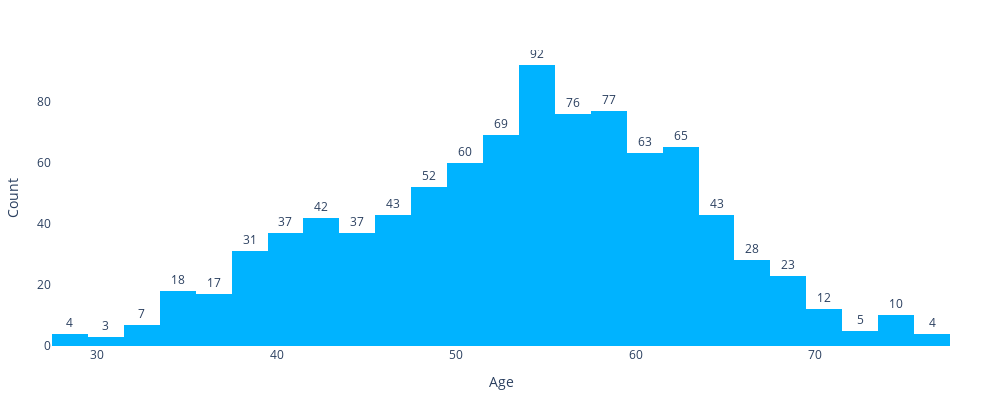
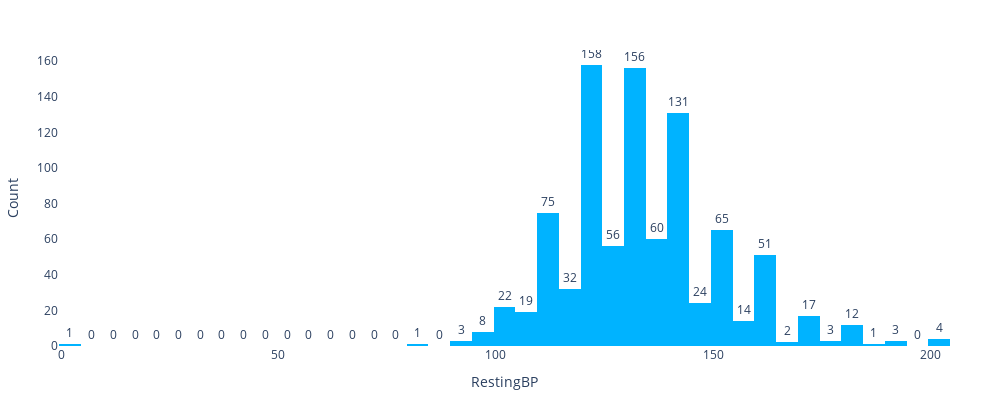
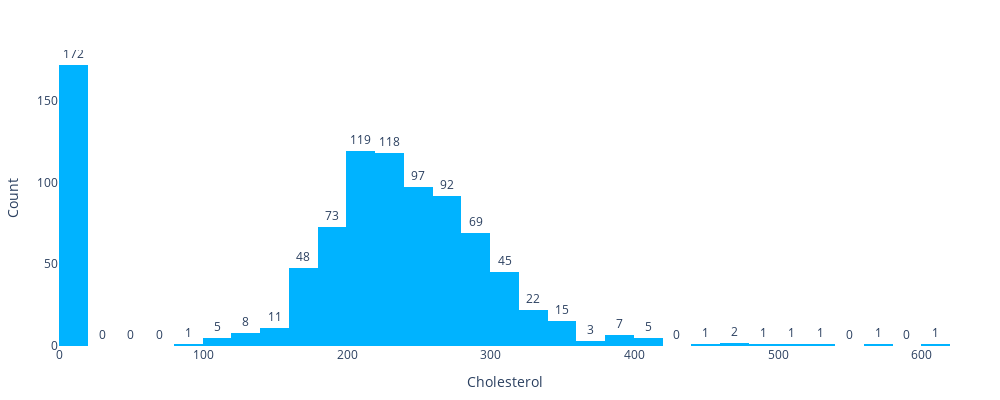
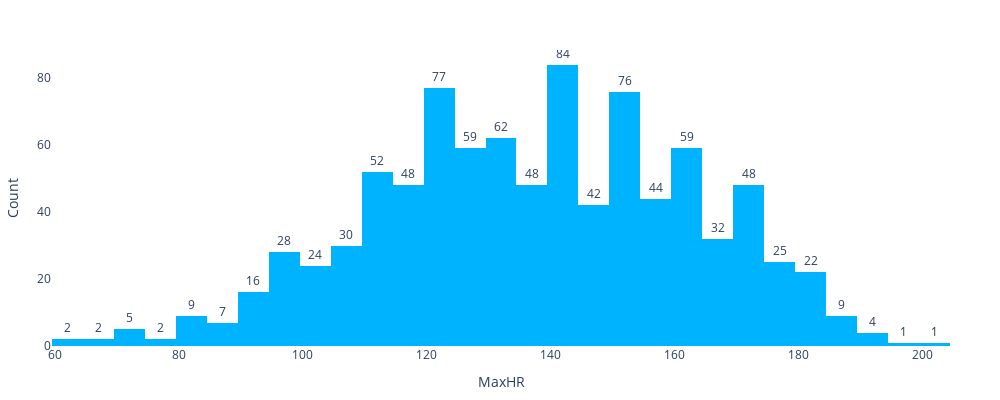

Notebook source saved alongside these figures, in order:
### Code cell
# show distibutions of each numerical feature
for c in df_num.columns:
    show_histogram(df, x=c, decimals = '.0f', width=1000)

### Figure 1 — Plotly figure (JSON) as saved in the notebook; plotly's stock layout.template omitted (floating-point values rounded to 4 significant figures; data arrays with more than 128 entries replaced by an {"elided": "..."} marker saying what was removed)
{"data": [{"alignmentgroup": "True", "bingroup": "x", "hovertemplate": "Age=%{x}<br>count=%{y}<extra></extra>", "legendgroup": "", "marker": {"color": "#00b3ff", "pattern": {"shape": ""}}, "name": "", "offsetgroup": "", "orientation": "v", "showlegend": false, "textposition": "outside", "texttemplate": "%{value:.0f}", "type": "histogram", "x": {"elided": "918 int values"}, "xaxis": "x", "yaxis": "y"}], "layout": {"barmode": "relative", "height": 400, "legend": {"tracegroupgap": 0}, "margin": {"b": 50, "l": 50, "r": 50, "t": 50}, "paper_bgcolor": "rgba(0, 0, 0, 0)", "plot_bgcolor": "rgba(0, 0, 0, 0)", "width": 1000, "xaxis": {"anchor": "y", "domain": [0, 1], "title": {"text": "Age"}}, "yaxis": {"anchor": "x", "domain": [0, 1], "title": {"text": "Count"}}}}

### Figure 2 — Plotly figure (JSON) as saved in the notebook; plotly's stock layout.template omitted (floating-point values rounded to 4 significant figures; data arrays with more than 128 entries replaced by an {"elided": "..."} marker saying what was removed)
{"data": [{"alignmentgroup": "True", "bingroup": "x", "hovertemplate": "RestingBP=%{x}<br>count=%{y}<extra></extra>", "legendgroup": "", "marker": {"color": "#00b3ff", "pattern": {"shape": ""}}, "name": "", "offsetgroup": "", "orientation": "v", "showlegend": false, "textposition": "outside", "texttemplate": "%{value:.0f}", "type": "histogram", "x": {"elided": "918 int values"}, "xaxis": "x", "yaxis": "y"}], "layout": {"barmode": "relative", "height": 400, "legend": {"tracegroupgap": 0}, "margin": {"b": 50, "l": 50, "r": 50, "t": 50}, "paper_bgcolor": "rgba(0, 0, 0, 0)", "plot_bgcolor": "rgba(0, 0, 0, 0)", "width": 1000, "xaxis": {"anchor": "y", "domain": [0, 1], "title": {"text": "RestingBP"}}, "yaxis": {"anchor": "x", "domain": [0, 1], "title": {"text": "Count"}}}}

### Figure 3 — Plotly figure (JSON) as saved in the notebook; plotly's stock layout.template omitted (floating-point values rounded to 4 significant figures; data arrays with more than 128 entries replaced by an {"elided": "..."} marker saying what was removed)
{"data": [{"alignmentgroup": "True", "bingroup": "x", "hovertemplate": "Cholesterol=%{x}<br>count=%{y}<extra></extra>", "legendgroup": "", "marker": {"color": "#00b3ff", "pattern": {"shape": ""}}, "name": "", "offsetgroup": "", "orientation": "v", "showlegend": false, "textposition": "outside", "texttemplate": "%{value:.0f}", "type": "histogram", "x": {"elided": "918 int values"}, "xaxis": "x", "yaxis": "y"}], "layout": {"barmode": "relative", "height": 400, "legend": {"tracegroupgap": 0}, "margin": {"b": 50, "l": 50, "r": 50, "t": 50}, "paper_bgcolor": "rgba(0, 0, 0, 0)", "plot_bgcolor": "rgba(0, 0, 0, 0)", "width": 1000, "xaxis": {"anchor": "y", "domain": [0, 1], "title": {"text": "Cholesterol"}}, "yaxis": {"anchor": "x", "domain": [0, 1], "title": {"text": "Count"}}}}

### Figure 4 — Plotly figure (JSON) as saved in the notebook; plotly's stock layout.template omitted (floating-point values rounded to 4 significant figures; data arrays with more than 128 entries replaced by an {"elided": "..."} marker saying what was removed)
{"data": [{"alignmentgroup": "True", "bingroup": "x", "hovertemplate": "MaxHR=%{x}<br>count=%{y}<extra></extra>", "legendgroup": "", "marker": {"color": "#00b3ff", "pattern": {"shape": ""}}, "name": "", "offsetgroup": "", "orientation": "v", "showlegend": false, "textposition": "outside", "texttemplate": "%{value:.0f}", "type": "histogram", "x": {"elided": "918 int values"}, "xaxis": "x", "yaxis": "y"}], "layout": {"barmode": "relative", "height": 400, "legend": {"tracegroupgap": 0}, "margin": {"b": 50, "l": 50, "r": 50, "t": 50}, "paper_bgcolor": "rgba(0, 0, 0, 0)", "plot_bgcolor": "rgba(0, 0, 0, 0)", "width": 1000, "xaxis": {"anchor": "y", "domain": [0, 1], "title": {"text": "MaxHR"}}, "yaxis": {"anchor": "x", "domain": [0, 1], "title": {"text": "Count"}}}}
